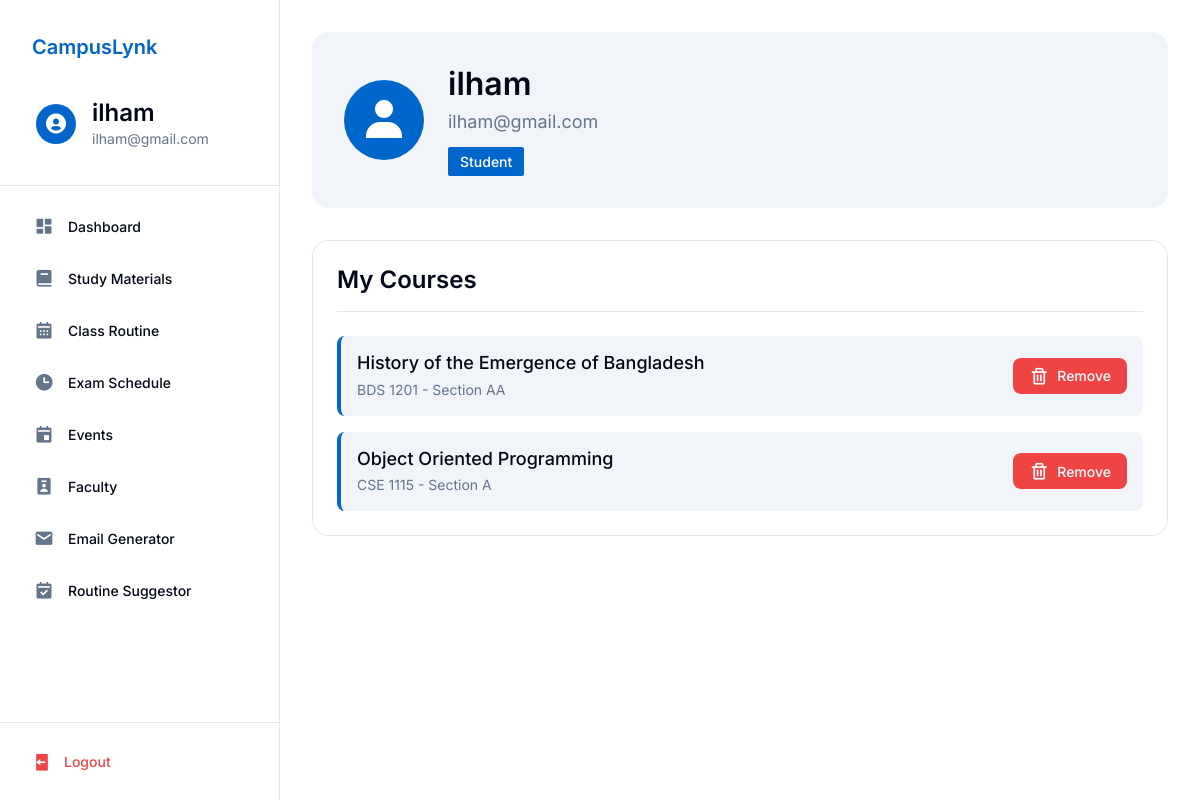
/profile.php (signed in), run on the app's committed database.
### tables this page shows
CREATE TABLE `users` (
  `id` int(11) NOT NULL,
  `username` varchar(255) NOT NULL,
  `email` varchar(255) NOT NULL,
  `password` varchar(255) NOT NULL,
  `role` enum('student','faculty','admin') NOT NULL,
  `name` varchar(255) NOT NULL
);

CREATE TABLE `student_enrollments` (
  `id` int(11) NOT NULL,
  `student_id` int(11) NOT NULL,
  `course_id` int(11) NOT NULL,
  `section` varchar(255) NOT NULL
);

CREATE TABLE `upcoming_courses` (
  `id` int(11) NOT NULL,
  `course_code` varchar(20) NOT NULL,
  `course_title` varchar(100) NOT NULL,
  `section` varchar(10) NOT NULL,
  `time` varchar(20) NOT NULL,
  `day` varchar(20) NOT NULL
);

### profile.php (the view, shortened to what this page needs)
<?php
$database = new Database();
$db = $database->getConnection();
$user = null;
$enrolled_courses = [];
try {
    $userQuery = "SELECT * FROM users WHERE email = ?";
    $userStmt = $db->prepare($userQuery);
    $userStmt->execute([$_SESSION["useremail"]]);
    $user = $userStmt->fetch(PDO::FETCH_ASSOC);
    if ($user) {
        $userId = $user['id'];
        $coursesQuery = "
            SELECT
                se.id as enrollment_id,
                uc.course_code,
                uc.course_title,
                uc.section
            FROM student_enrollments se
            JOIN upcoming_courses uc ON se.course_id = uc.id
            WHERE se.student_id = ?
            ORDER BY uc.course_title
        ";
        $coursesStmt = $db->prepare($coursesQuery);
        $coursesStmt->execute([$userId]);
        $enrolled_courses = $coursesStmt->fetchAll(PDO::FETCH_ASSOC);
    } else {
        session_destroy();
        header("Location: login.php?error=User not found");
        exit();
    }
} catch (PDOException $e) {
    die("Database error. Please try again later.");
}
?>
<!DOCTYPE html>
<html lang="en">
<head>
    <link href='https://unpkg.com/boxicons@2.1.4/css/boxicons.min.css' rel='stylesheet'>
    <link rel="stylesheet" href="css/base.css">
    <link rel="stylesheet" href="css/layout.css">
    <link rel="stylesheet" href="css/components.css">
    <link rel="stylesheet" href="css/profile.css">
</head>
<body>
    <?php include 'sidebar.php'; ?>
    <main class="main-content">
        <section class="profile-header">
            <div class="avatar">
                <i class='bx bxs-user'></i>
            </div>
            <div class="profile-info">
                <h1><?php echo isset($user['name']) ? htmlspecialchars($user['name']) : 'User'; ?></h1>
                <p class="text-muted"><?php echo isset($user['email']) ? htmlspecialchars($user['email']) : 'No email provided'; ?></p>
                <?php if (isset($user['role'])): ?>
                    <span class="role-badge"><?php echo htmlspecialchars(ucfirst($user['role'])); ?></span>
                <?php endif; ?>
            </div>
        </section>
        <section class="enrolled-courses">
            <h2>My Courses</h2>
            <div class="courses-list">
                <?php if (empty($enrolled_courses)): ?>
                    <p>You are not enrolled in any courses.</p>
                <?php else: ?>
                    <?php foreach ($enrolled_courses as $course): ?>
                        <div class="course-item">
                            <div class="course-details">
                                <h3 class="course-title"><?php echo htmlspecialchars($course['course_title']); ?></h3>
                                <p class="course-meta"><?php echo htmlspecialchars($course['course_code']); ?> - Section <?php echo htmlspecialchars($course['section']); ?></p>
                            </div>
                            <form action="unenroll.php" method="POST" onsubmit="return confirm('Are you sure you want to unenroll from this course?');">
                                <button type="submit" class="btn-unenroll">
                                    <i class='bx bx-trash'></i>
                                    <span>Remove</span>
                                </button>
                            </form>
                        </div>
                    <?php endforeach; ?>
                <?php endif; ?>
            </div>
        </section>
    </main>
</body>
</html>

### sidebar.php (shortened to what this page needs)
<?php
try {
    $sidebar_database = new Database();
    $sidebar_db = $sidebar_database->getConnection();
    $sidebar_query = $sidebar_db->prepare("SELECT * FROM users WHERE email = ?");
    $sidebar_query->execute([$_SESSION['useremail']]);
    $sidebar_user = $sidebar_query->fetch(PDO::FETCH_ASSOC);
} catch (PDOException $e) {
    header("Location: login.php?error=Database Error: " . urlencode($e->getMessage()));
    exit();
}
$current_page = basename($_SERVER['PHP_SELF']);
$role = $sidebar_user['role'];
?>
<link href='https://unpkg.com/boxicons@2.1.4/css/boxicons.min.css' rel='stylesheet'>
<aside class="sidebar">
    <div class="sidebar-header">
        <div class="logo-and-title-div">
            <a href="<?php echo $role === 'faculty' ? 'faculty_dashboard.php' : ($role === 'admin' ? 'admin_dashboard.php' : 'dashboard.php'); ?>" class="navbar-brand">CampusLynk</a>
        </div>
        <a href="<?php echo $role === 'faculty' ? 'faculty_dashboard.php' : ($role === 'admin' ? 'admin_dashboard.php' : 'profile.php'); ?>" class="user-info">
            <div class="user-avatar">
                <i class='bx bxs-user-circle'></i>
            </div>
            <div class="user-details">
                <h3 class="user-name"><?php echo htmlspecialchars($sidebar_user['name']); ?></h3>
                <p class="user-email"><?php echo htmlspecialchars($sidebar_user['email']); ?></p>
            </div>
        </a>
    </div>
    <div class="sidebar-content">
        <ul class="nav-links">
            <?php if ($role === 'admin'): ?>
                <li>
                    <a href="admin_dashboard.php" class="nav-link <?php echo $current_page === 'admin_dashboard.php' ? 'active' : ''; ?>">
                        <i class='bx bxs-dashboard'></i>
                        <span>Dashboard</span>
                    </a>
                </li>
                <li>
                    <a href="admin_dataimport.php" class="nav-link <?php echo $current_page === 'admin_dataimport.php' ? 'active' : ''; ?>">
                        <i class='bx bxs-file-import'></i>
                        <span>Data Import</span>
                    </a>
                </li>
                <li>
                    <a href="admin_users.php" class="nav-link <?php echo $current_page === 'admin_users.php' ? 'active' : ''; ?>">
                        <i class='bx bxs-user-detail'></i>
                        <span>User Management</span>
                    </a>
                </li>
                <li>
                    <a href="admin_settings.php" class="nav-link <?php echo $current_page === 'admin_settings.php' ? 'active' : ''; ?>">
                        <i class='bx bxs-cog'></i>
                        <span>Settings</span>
                    </a>
                </li>
            <?php else: ?>
                <li>
                    <a href="dashboard.php" class="nav-link <?php echo $current_page === 'dashboard.php' ? 'active' : ''; ?>">
                        <i class='bx bxs-dashboard'></i>
                        <span>Dashboard</span>
                    </a>
                </li>
                <li>
                    <a href="study-materials.php" class="nav-link <?php echo $current_page === 'study-materials.php' ? 'active' : ''; ?>">
                        <i class='bx bxs-book'></i>
                        <span>Study Materials</span>
                    </a>
                </li>
                <li>
                    <a href="class_routine1.php" class="nav-link <?php echo $current_page === 'class_routine1.php' ? 'active' : ''; ?>">
                        <i class='bx bxs-calendar'></i>
                        <span>Class Routine</span>
                    </a>
                </li>
                <li>
                    <a href="exam_schedule.php" class="nav-link <?php echo $current_page === 'exam_schedule.php' ? 'active' : ''; ?>">
                        <i class='bx bxs-time'></i>
                        <span>Exam Schedule</span>
                    </a>
                </li>
                <li>
                    <a href="eventpage.php" class="nav-link <?php echo $current_page === 'eventpage.php' ? 'active' : ''; ?>">
                        <i class='bx bxs-calendar-event'></i>
                        <span>Events</span>
                    </a>
                </li>
                <li>
                    <a href="faculty.php" class="nav-link <?php echo $current_page === 'faculty.php' ? 'active' : ''; ?>">
                        <i class='bx bxs-user-badge'></i>
                        <span>Faculty</span>
                    </a>
                </li>
                <li>
                    <a href="email_assistant.php" class="nav-link <?php echo $current_page === 'email_assistant.php' ? 'active' : ''; ?>">
                        <i class='bx bxs-envelope'></i>
                        <span>Email Generator</span>
                    </a>
                </li>
                <li>
                    <a href="routine_suggestor.php" class="nav-link <?php echo $current_page === 'routine_suggestor.php' ? 'active' : ''; ?>">
                        <i class='bx bxs-calendar-check'></i>
                        <span>Routine Suggestor</span>
                    </a>
                </li>
            <?php endif; ?>
        </ul>
    </div>
    <div class="sidebar-footer">
        <a href="<?php echo $role === 'admin' ? 'admin_logout.php' : 'logout.php'; ?>" class="logout-btn">
            <i class='bx bxs-log-out'></i>
            <span>Logout</span>
        </a>
    </div>
</aside>

### css/base.css (style rules this page uses)
:root { --background: #ffffff; --foreground: #020817; --card: #ffffff; --card-foreground: #020817; --popover: #ffffff; --popover-foreground: #020817; --primary: #0066cc; --primary-foreground: #ffffff; --secondary: #f1f5f9; --secondary-foreground: #0f172a; --muted: #f1f5f9; --muted-foreground: #64748b; --accent: #f1f5f9; --accent-foreground: #0f172a; --destructive: #ef4444; --destructive-foreground: #ffffff; --success: #16a34a; --success-foreground: #ffffff; --border: #e2e8f0; --input: #e2e8f0; --ring: #0066cc; --spacing-1: 0.25rem; --spacing-2: 0.5rem; --spacing-3: 0.75rem; --spacing-4: 1rem; --spacing-5: 1.25rem; --spacing-6: 1.5rem; --spacing-8: 2rem; --spacing-10: 2.5rem; --spacing-12: 3rem; --radius-sm: 0.125rem; --radius: 0.5rem; --radius-md: 0.75rem; --radius-lg: 1rem; --shadow-sm: 0 1px 2px rgba(0, 0, 0, 0.05); --shadow: 0 1px 3px rgba(0, 0, 0, 0.1), 0 1px 2px rgba(0, 0, 0, 0.06); --shadow-md: 0 4px 6px -1px rgba(0, 0, 0, 0.1), 0 2px 4px -1px rgba(0, 0, 0, 0.06); --shadow-lg: 0 10px 15px -3px rgba(0, 0, 0, 0.1), 0 4px 6px -2px rgba(0, 0, 0, 0.05); }
* { margin: 0; padding: 0; box-sizing: border-box; font-family: 'Inter', sans-serif; }
body { background-color: var(--background); color: var(--foreground); line-height: 1.5; }
h1, h2, h3, h4, h5, h6 { font-weight: 600; line-height: 1.25; margin-bottom: var(--spacing-4); }
h1 { font-size: 2.25rem; }
h2 { font-size: 1.875rem; }
h3 { font-size: 1.5rem; }
.text-muted { color: var(--muted-foreground); }
.main-content { margin-left: 280px; padding: 2rem; min-height: 100vh; background-color: var(--background); }

### css/layout.css (style rules this page uses)
:root { --sidebar-width: 280px; }
.main-content { margin-left: var(--sidebar-width); padding: 2rem; min-height: 100vh; background: var(--background); }
.sidebar { width: var(--sidebar-width); height: 100vh; background-color: var(--background); border-right: 1px solid var(--border); display: flex; flex-direction: column; position: fixed; left: 0; top: 0; z-index: 1000; overflow-y: auto; }
.sidebar-header { padding: 1.5rem; border-bottom: 1px solid var(--border); display: flex; flex-direction: column; gap: 1rem; background: var(--background); }
.logo-and-title-div { display: flex; align-items: center; gap: 0.75rem; text-decoration: none; padding: 0.5rem; border-radius: var(--radius); transition: background-color 0.2s; }
.navbar-brand { color: var(--primary); font-size: 1.25rem; font-weight: 600; text-decoration: none; }
.user-info { display: flex; align-items: center; gap: 1rem; padding: 0.75rem; border-radius: var(--radius); transition: background-color 0.2s; text-decoration: none; }
.user-avatar { width: 40px; height: 40px; border-radius: 50%; background: var(--primary); display: flex; align-items: center; justify-content: center; flex-shrink: 0; }
.user-avatar i { font-size: 1.5rem; color: var(--primary-foreground); }
.user-details { flex: 1; min-width: 0; }
.user-name { font-weight: 600; color: var(--foreground); margin: 0; white-space: nowrap; overflow: hidden; text-overflow: ellipsis; }
.user-email { font-size: 0.875rem; color: var(--muted-foreground); margin: 0; white-space: nowrap; overflow: hidden; text-overflow: ellipsis; }
.sidebar-content { flex: 1; display: flex; flex-direction: column; padding: 1rem 0; }
.nav-links { list-style: none; padding: 0 1rem; margin: 0; }
.nav-links li { margin-bottom: 0.25rem; }
.nav-link { display: flex; align-items: center; gap: 0.75rem; padding: 0.75rem 1rem; color: var(--foreground); text-decoration: none; border-radius: var(--radius); transition: all 0.2s; font-size: 0.875rem; font-weight: 500; }
.nav-link i { font-size: 1.25rem; width: 1.5rem; height: 1.5rem; display: inline-flex; align-items: center; justify-content: center; color: var(--muted-foreground); }
.sidebar-footer { padding: 1rem; border-top: 1px solid var(--border); background: var(--background); }
.logout-btn { display: flex; align-items: center; gap: 0.75rem; padding: 0.75rem 1rem; width: 100%; color: var(--destructive); text-decoration: none; border-radius: var(--radius); transition: all 0.2s; font-size: 0.875rem; font-weight: 500; }
.logout-btn i { font-size: 1.25rem; }

### css/components.css (style rules this page uses)
.avatar { width: 40px; height: 40px; border-radius: 50%; display: flex; align-items: center; justify-content: center; background: var(--primary); color: var(--primary-foreground); font-weight: 500; }

### data on the page
users: name "ilham", email "ilham@gmail.com", role "Student"
student_enrollments: course.course_title "History of the Emergence of Bangladesh", course.course_code "BDS 1201", course.section "AA"
student_enrollments: course.course_title "Object Oriented Programming", course.course_code "CSE 1115", course.section "A"
